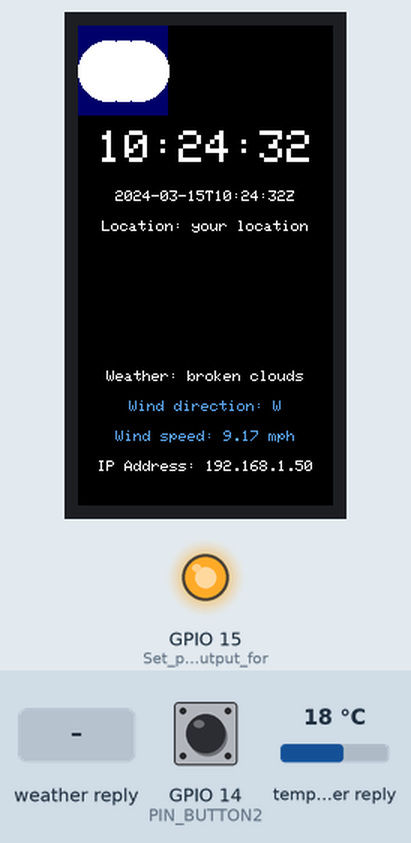
The sketch below on a simulated ESP32. On the bench: 170×320 colour display, output pins drawn as LEDs (lit = HIGH). The inputs (shaded band) are chosen by the test bench; at power-on: GPIO 14 (PIN_BUTTON2) HIGH, temperature in the weather reply 18 °C. WiFi joins after 1.5 s; servers stay silent unless stated; network time is answered at once with the bench clock; the local clock reads 2024-03-15 10:24:30 at power-on unless the sketch sets it; web services answer with replies made up by the test bench.

Above: at 3.4 s.
3.5 s: weather in the web reply set to Clear
At 4.1 s:
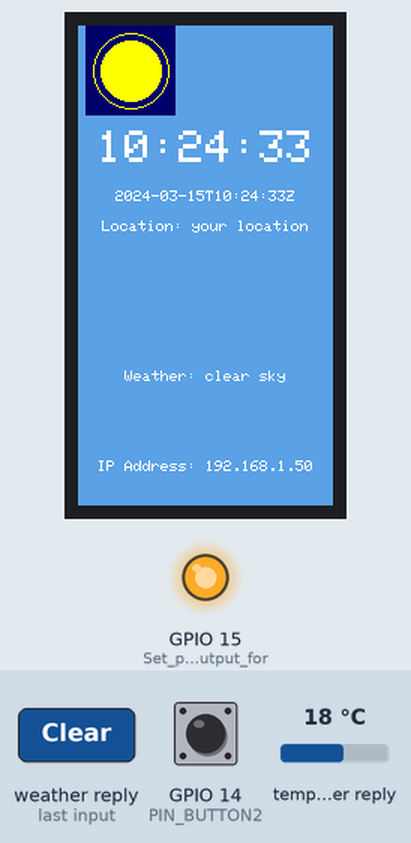
8.1 s: weather in the web reply set to Clouds
At 9.5 s:
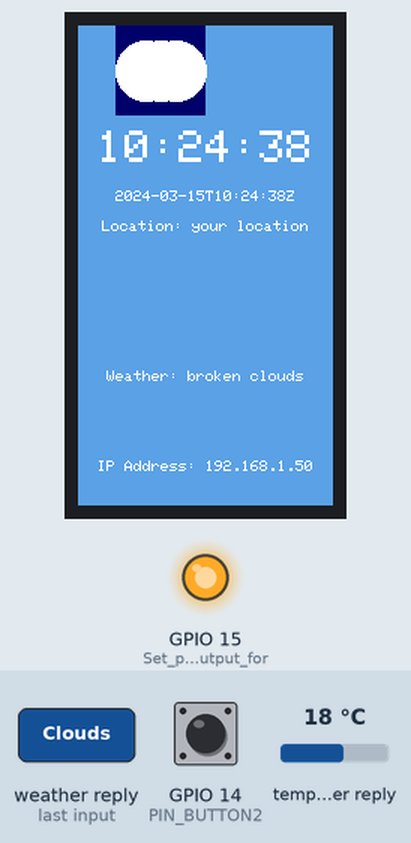
12.7 s: weather in the web reply set to Rain
At 14.9 s:
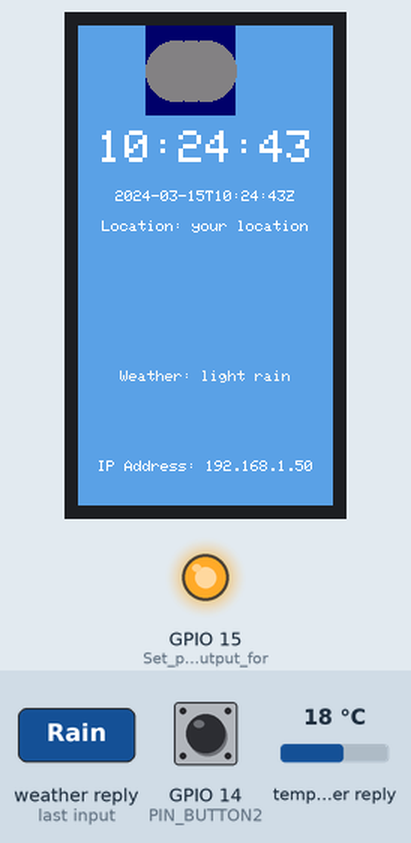
17.3 s: weather in the web reply set to Snow
At 18.5 s:
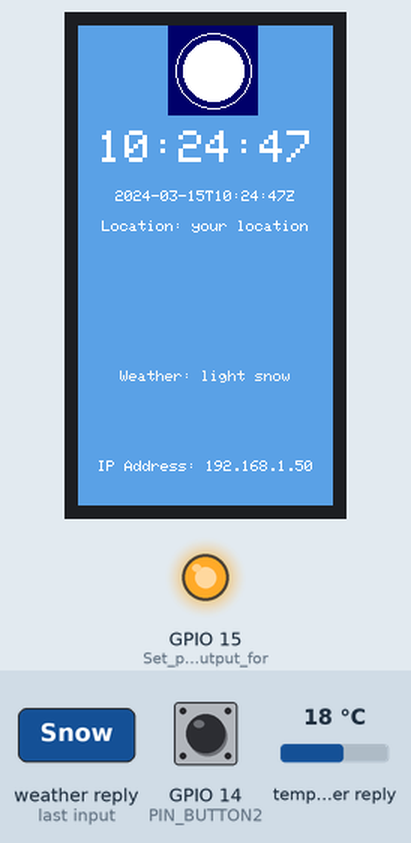
21.9 s: weather in the web reply set to Thunderstorm
At 23.8 s:
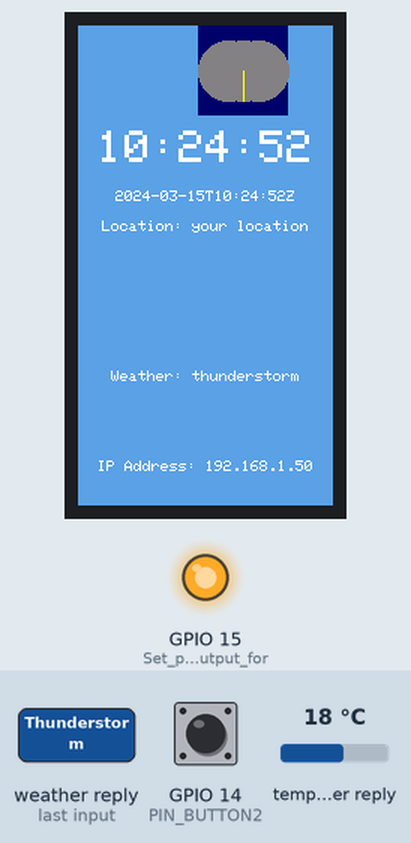
26.5 s: weather in the web reply set to Mist
At 27.2 s:
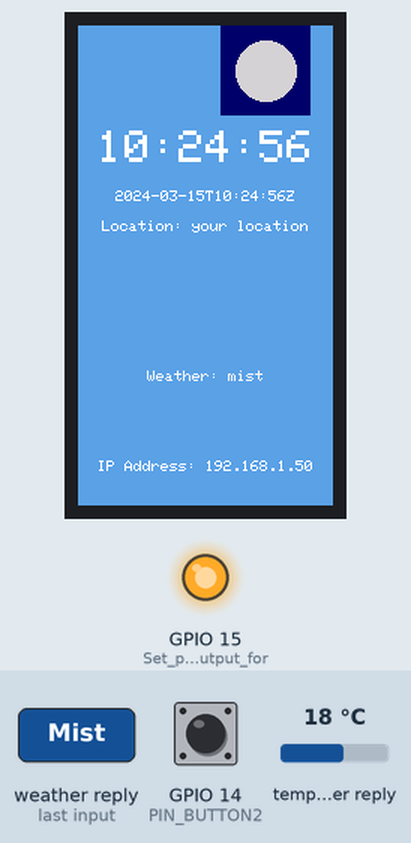
Timing chart, 0 to 29.5 s (numbered marks = the images above; inputs shaded):
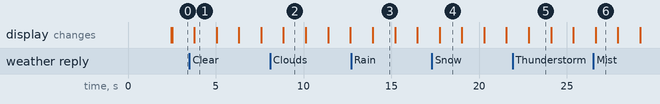

Measured:
- after the input at 3.5 s, the display: changes after 0.28 s (image 1)
- after the input at 8.1 s, the display: changes after 0.75 s (image 2)
- after the input at 12.7 s, the display: changes after 1.2 s (image 3)
- after the input at 17.3 s, the display: changes after 0.45 s (image 4)
- after the input at 21.9 s, the display: changes after 0.93 s (image 5)
- after the input at 26.5 s, the display: changes after 0.14 s (image 6)
- what the display in image 1 shows lasts 1.2 s, from 3.8 s to 5.0 s

The sketch:

weathertest.ino
```cpp
#include <WiFi.h>
#include <HTTPClient.h>
#include <ArduinoJson.h>
#include <TFT_eSPI.h>
#include <NTPClient.h>
#include <WiFiUdp.h>

const char* WIFI_SSID = "your ssid";
const char* WIFI_PASSWORD = "password";
const char* OPEN_WEATHER_MAP_API_KEY = "openweather api key";
String LOCATION = "your location";

#define TFT_DARKBLUE 0x000D
#define TFT_LIGHTYELLOW 0xF7BE
#define TFT_GREY 0x8410
#define TFT_SKYBLUE 0x5D1C
#define TFT_BLACK 0x0000
#define TFT_GREEN 0x07E0

#define PIN_BUTTON1 0
#define PIN_BUTTON2 14

TFT_eSPI tft = TFT_eSPI(170, 320); // Adjusted resolution for your display
WiFiUDP ntpUDP;
NTPClient timeClient(ntpUDP, "pool.ntp.org", -5 * 3600, 60000); // Adjust for your timezone

int iconX = 0; // X-coordinate for the icon
int iconDirection = 1; // 1 for moving right, -1 for moving left
int brightness = 255; // Initial screen brightness

const int pwmFreq = 5000;
const int pwmResolution = 8;
const int pwmLedChannelTFT = 0;
const int backlight[5] = {10, 30, 60, 120, 220};

void setup() {
  pinMode(15, OUTPUT); // Set pin 15 as output for external battery power
  digitalWrite(15, HIGH); // Turn on power to pin 15
  tft.init();
  tft.setRotation(0); // Set to portrait mode
  tft.fillScreen(TFT_DARKBLUE);
  tft.setTextColor(TFT_LIGHTYELLOW);
  tft.setTextSize(2); // Increase font size for better readability

  pinMode(PIN_BUTTON1, INPUT_PULLUP);
  pinMode(PIN_BUTTON2, INPUT_PULLUP);

  ledcSetup(pwmLedChannelTFT, pwmFreq, pwmResolution);
  ledcAttachPin(TFT_BL, pwmLedChannelTFT);

  WiFi.begin(WIFI_SSID, WIFI_PASSWORD);
  while (WiFi.status() != WL_CONNECTED) {
    delay(1000);
  }

  timeClient.begin();
}

void loop() {
  if ((WiFi.status() == WL_CONNECTED)) {
    HTTPClient http;
    http.begin(String("http://api.openweathermap.org/data/2.5/weather?q=") + LOCATION + "&appid=" + OPEN_WEATHER_MAP_API_KEY);
    int httpCode = http.GET();
    if (httpCode > 0) {
      String payload = http.getString();
      DynamicJsonDocument doc(1024);
      deserializeJson(doc, payload);
      JsonObject responseObject = doc.as<JsonObject>();
      if (!responseObject.isNull()) {
        // Assuming the responseObject contains "weather", "main", and "wind"
        String weatherDescription = responseObject["weather"][0]["description"];
        String icon = responseObject["weather"][0]["icon"];
        float windDirectionDegrees = responseObject["wind"]["deg"];
        float windSpeedMps = responseObject["wind"]["speed"]; // Wind speed in meters per second
        float windSpeedMph = windSpeedMps * 2.23694; // Convert wind speed to miles per hour
        String cardinalPoint = getCardinalDirection(windDirectionDegrees);

        // Change the background color according to weather conditions and day cycles
        if (icon.endsWith("d")) {
          if (timeClient.getHours() < 6 || timeClient.getHours() >= 18) {
            tft.fillScreen(TFT_BLACK); // Nighttime background
          } else if (timeClient.getHours() >= 6 && timeClient.getHours() < 12) {
            tft.fillScreen(TFT_SKYBLUE); // Morning background
          } else if (timeClient.getHours() >= 12 && timeClient.getHours() < 17) {
            tft.fillScreen(TFT_YELLOW); // Afternoon background
          } else {
            tft.fillScreen(TFT_ORANGE); // Evening background
          }
        } else {
          tft.fillScreen(TFT_BLACK); // Nighttime background
        }

        displayWeatherIcon(icon);
        displayTimeAndDate();
        displayLocation();
        displayWeather(weatherDescription, cardinalPoint, windSpeedMph);
        displayIPAddress();

        iconX += 5 * iconDirection; // Move the icon 5 pixels in the current direction
        if (iconX > tft.width() - 60) { // If the icon has reached the right edge (adjust the value 60 as needed)
          iconDirection = -1; // Reverse direction to left
        } else if (iconX < 0) { // If the icon has reached the left edge
          iconDirection = 1; // Reverse direction to right
        }
      }
    }
    http.end();
  }

  // Adjust screen brightness
  int brightnessStep = 255 * 0.10; // 10% of the maximum brightness
  if (digitalRead(PIN_BUTTON1) == LOW) { // Check if the button is pressed
    brightness -= brightnessStep;
    if (brightness < 0) {
      brightness = 0;
    }
    ledcWrite(pwmLedChannelTFT, brightness);
  }
  if (digitalRead(PIN_BUTTON2) == LOW) { // Check if the button is pressed
    brightness += brightnessStep;
    if (brightness > 255) {
      brightness = 255;
    }
    ledcWrite(pwmLedChannelTFT, brightness);
  }

  delay(1000); // Update every second for animated time display
}

void displayWeatherIcon(String icon) {
  // Clear the icon area before drawing a new icon
  tft.fillRect(iconX, 0, 60, 60, TFT_DARKBLUE);

  if (icon == "01d") {
    // Draw a larger sun icon
    tft.fillCircle(iconX + 30, 30, 20, TFT_YELLOW); // Draw the sun body
    tft.drawCircle(iconX + 30, 30, 25, TFT_YELLOW); // Draw the sun rays
  } else if (icon == "01n") {
    // Draw a larger moon icon
    tft.fillCircle(iconX + 30, 30, 20, TFT_WHITE); // Draw the moon body
    tft.drawCircle(iconX + 30, 30, 25, TFT_WHITE); // Draw the moon glow
  } else if (icon == "02d" || icon == "02n" || icon == "03d" || icon == "03n" || icon == "04d" || icon == "04n") {
    // Draw a larger cloud icon
    tft.fillCircle(iconX + 30, 30, 20, TFT_WHITE);
    tft.fillCircle(iconX + 20, 30, 20, TFT_WHITE);
    tft.fillCircle(iconX + 40, 30, 20, TFT_WHITE);
  } else if (icon == "09d" || icon == "09n") {
    // Draw a larger rain icon
    tft.fillCircle(iconX + 30, 30, 20, TFT_BLUE);
    tft.drawLine(iconX + 30, 30, iconX + 30, 50, TFT_BLUE); // Draw the rain drop
  } else if (icon == "10d" || icon == "10n") {
    // Draw a larger rain cloud icon
    tft.fillCircle(iconX + 30, 30, 20, TFT_GREY);
    tft.fillCircle(iconX + 20, 30, 20, TFT_GREY);
    tft.fillCircle(iconX + 40, 30, 20, TFT_GREY);
  } else if (icon == "11d" || icon == "11n") {
    // Draw a larger thunderstorm icon
    tft.fillCircle(iconX + 30, 30, 20, TFT_GREY);
    tft.fillCircle(iconX + 20, 30, 20, TFT_GREY);
    tft.fillCircle(iconX + 40, 30, 20, TFT_GREY);
    tft.drawLine(iconX + 30, 30, iconX + 30, 50, TFT_YELLOW); // Draw the lightning bolt
  } else if (icon == "13d" || icon == "13n") {
    // Draw a larger snow icon
    tft.fillCircle(iconX + 30, 30, 20, TFT_WHITE);
    tft.drawCircle(iconX + 30, 30, 25, TFT_WHITE); // Draw the snow glow
  } else if (icon == "50d" || icon == "50n") {
    // Draw a larger mist icon
    tft.fillCircle(iconX + 30, 30, 20, TFT_LIGHTGREY);
  }
}

void displayTimeAndDate() {
  timeClient.update();
  tft.setTextColor(TFT_WHITE);
  tft.setTextSize(3); // Increase the font size for time
  tft.setCursor((tft.width() - tft.textWidth(timeClient.getFormattedTime())) / 2, 70);
  tft.println(timeClient.getFormattedTime());

  tft.setTextSize(1); // Reduce the font size for date
  tft.setCursor((tft.width() - tft.textWidth(timeClient.getFormattedDate())) / 2, 110); // Move date information 1 more line below time
  tft.println(timeClient.getFormattedDate());
}

void displayLocation() {
  tft.setTextColor(TFT_WHITE);
  tft.setCursor((tft.width() - tft.textWidth("Location: " + String(LOCATION))) / 2, 130); // Move location 2 lines below date
  tft.println("Location: " + String(LOCATION));
}

void displayWeather(String weatherDescription, String cardinalPoint, float windSpeedMph) {
  tft.setTextColor(TFT_LIGHTYELLOW);
  tft.setTextSize(1); // Reset the font size
  tft.setCursor((tft.width() - tft.textWidth("Weather: " + weatherDescription)) / 2, tft.height() - 90); // Move weather conditions 7 lines above IP address
  tft.println("Weather: " + weatherDescription);

  tft.setTextColor(TFT_SKYBLUE);
  tft.setCursor((tft.width() - tft.textWidth("Wind direction: " + cardinalPoint)) / 2, tft.height() - 70); // Add a blank line below
  tft.println("Wind direction: " + cardinalPoint);

  tft.setCursor((tft.width() - tft.textWidth("Wind speed: " + String(windSpeedMph) + " mph")) / 2, tft.height() - 50); // Add a blank line below
  tft.println("Wind speed: " + String(windSpeedMph) + " mph");
}

void displayIPAddress() {
  tft.setTextColor(TFT_WHITE);
  tft.setCursor((tft.width() - tft.textWidth("IP Address: " + WiFi.localIP().toString())) / 2, tft.height() - 30); // Move IP address to bottom left of screen
  tft.println("IP Address: " + WiFi.localIP().toString());
}

String getCardinalDirection(float degrees) {
  if (degrees >= 337.5 || degrees < 22.5)
    return "N";
  else if (degrees >= 22.5 && degrees < 67.5)
    return "NE";
  else if (degrees >= 67.5 && degrees < 112.5)
    return "E";
  else if (degrees >= 112.5 && degrees < 157.5)
    return "SE";
  else if (degrees >= 157.5 && degrees < 202.5)
    return "S";
  else if (degrees >= 202.5 && degrees < 247.5)
    return "SW";
  else if (degrees >= 247.5 && degrees < 292.5)
    return "W";
  else if (degrees >= 292.5 && degrees < 337.5)
    return "NW";
  else
    return "Invalid";
}
```
